Frame 1 (no input): blank canvas, image omitted
Frame 60 (no input): blank canvas, image omitted
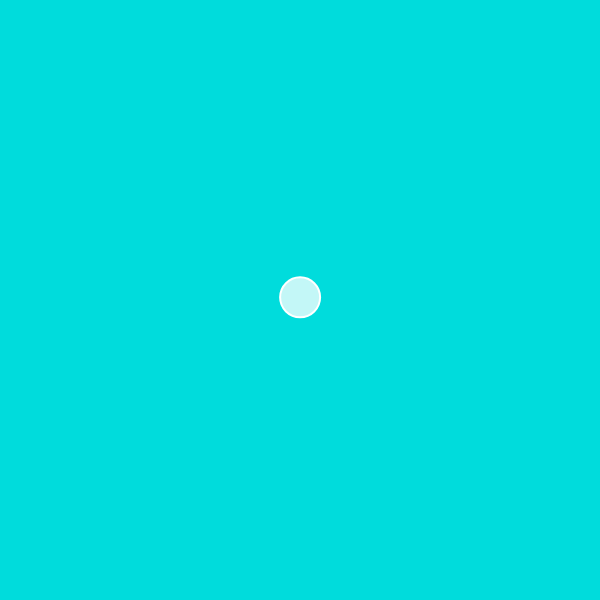
Frame 120 (the mouse pressed at the canvas centre since frame 60)

The p5.js sketch whose frames 1 and 60 were blank and that drew this single picture after the mouse press (run headless with seeded random() and noise() and a simulated clock; from frame 60 on, the mouse is pressed at the canvas centre):

// p5.js sketch
// ── sketch.js
//Creates Object array
var balls = [];

function setup() 
{
    createCanvas(600, 600);
}

function mousePressed()
{
    var b = new Ball(mouseX, mouseY);
    balls.push(b);
}

function draw()
{
    //Creates the ball
    background(0, 220, 220);
    
    //loops through all the previously created ball array instances
    for(var a = balls.length - 1; a >= 0; a--)
    {
        balls[a].move();
        balls[a].lifespan();
        balls[a].createBall();
        //if (balls[a].fade <= 0)
        if (balls[a].isFinished())
        {
            balls.splice(a, 1);
        }
    }
}


//function keyPressed()
//{
//    //removes the last clicked in object
//    balls = shorten(balls);
//    //balls.pop();
//    //balls.splice(0, 1);
//}
// ── ball.js
function Ball(x, y)
{
    this.x = x;
    this.y = y;
    this.diam = 40;
    this.fade = 255;
    
    this.createBall = function()
    {
        stroke(255, 255, 255);
        strokeWeight(2);
        //noFill();
        fill(255, 255, 255, this.fade);
        ellipse(this.x, this.y, this.diam, this.diam);
    }
    
    this.move = function()
    {
        //moves the ball
        this.x = this.x + random(-1,1);
        this.y = this.y + random(-1,1);   
    }
    
    this.lifespan = function()
    {
        this.fade = this.fade - 1;
    }
    
    this.isFinished = function()
    {
        if(this.fade <= 0)
        {
            return true;
        }
        else(this.fade > 0)
        {
            return false;
        }
    }
}
